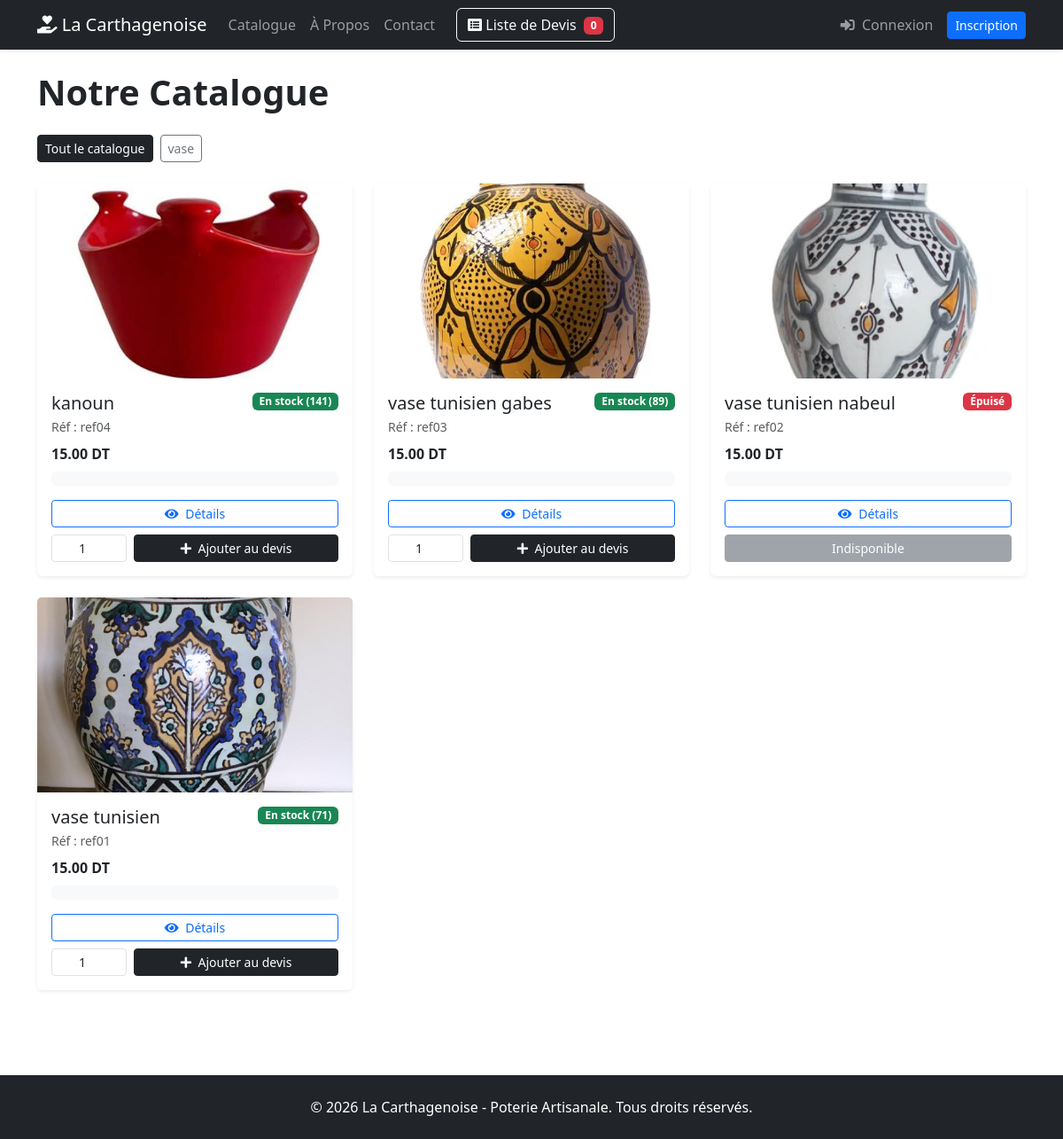
Before: / with the older database file.
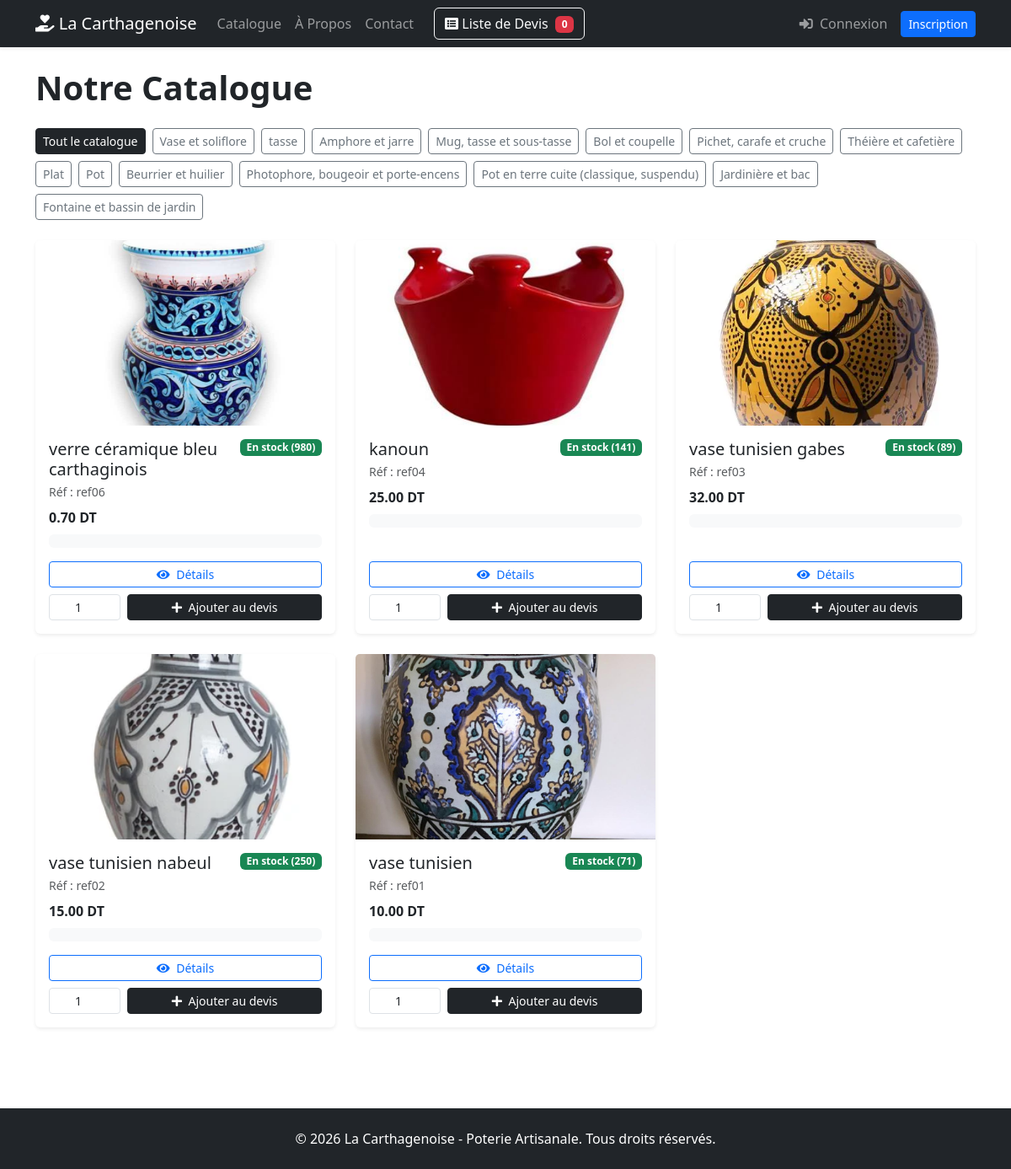
After: the same page with the newer database file.
### catalogue/models.py (models this page shows, shortened)
class Categorie(models.Model):
    nom = models.CharField(max_length=100)
    slug = models.SlugField(unique=True, max_length=100, blank=True)

class Produit(models.Model):
    categorie = models.ForeignKey(
        Categorie,
        on_delete=models.CASCADE,
        related_name='produits',
        verbose_name="Catégorie",
    )
    reference = models.CharField(max_length=50, unique=True, verbose_name="Référence")
    nom = models.CharField(max_length=200, verbose_name="Nom du produit")
    description = models.TextField(verbose_name="Description")
    prix = models.DecimalField(
        max_digits=10,
        decimal_places=2,
        null=True,
        blank=True,
        verbose_name="Prix unitaire",
    )
    image = models.ImageField(
        upload_to='produits/',
        null=True,
        blank=True,
        verbose_name="Image",
    )
    quantite_totale = models.PositiveIntegerField(
        default=0, verbose_name="Quantité totale"
    )
    quantite_vendue = models.PositiveIntegerField(
        default=0, verbose_name="Quantité vendue"
    )
    quantite_annulee = models.PositiveIntegerField(
        default=0, verbose_name="Quantité annulée"
    )
    disponible = models.BooleanField(default=True, verbose_name="Disponible")
    date_creation = models.DateTimeField(auto_now_add=True)
    class Meta:
        verbose_name = "Produit"
        verbose_name_plural = "Produits"
        ordering = ['-date_creation']
    @property
    def quantite_restante(self):
        totale = self.quantite_totale or 0
        vendue = self.quantite_vendue or 0
        return max(totale - vendue, 0)

### catalogue/views.py (the view)
# urls.py: path('', views.ProduitListView.as_view(), name='liste_produits'),
class ProduitListView(ListView):
    model = Produit
    template_name = 'catalogue/liste_produits.html'
    context_object_name = 'produits'
    def get_queryset(self):
        queryset = super().get_queryset().filter(disponible=True)
        slug = self.kwargs.get('slug')
        if slug:
            categorie = get_object_or_404(Categorie, slug=slug)
            queryset = queryset.filter(categorie=categorie)
        return queryset
    def get_context_data(self, **kwargs):
        context = super().get_context_data(**kwargs)
        context['categories'] = Categorie.objects.all()
        return context

### devis/templatetags/devis_extras.py (called while the page is built)
@register.simple_tag(takes_context=True)
def devis_count(context):
    request = context['request']
    devis_panier = request.session.get(DEVIS_SESSION_KEY)
    if devis_panier:
        return len(devis_panier)
    return 0

### catalogue/templates/catalogue/liste_produits.html (shortened to what this page needs)
{% extends 'base.html' %}
{% block content %}
  <div class="d-flex flex-wrap justify-content-between align-items-center gap-2 mb-4">
    <h1 class="fw-bold mb-0">Notre Catalogue</h1>
  </div>
  {% if categories %}
    <div class="mb-4 d-flex flex-wrap gap-2">
      <a href="{% url 'catalogue:liste_produits' %}" class="btn btn-sm {% if not request.resolver_match.kwargs.slug %}btn-dark{% else %}btn-outline-dark{% endif %}">
        Tout le catalogue
      </a>
      {% for cat in categories %}
        <a href="{% url 'catalogue:liste_par_categorie' slug=cat.slug %}"
           class="btn btn-sm {% if request.resolver_match.kwargs.slug == cat.slug %}btn-dark{% else %}btn-outline-secondary{% endif %}">
          {{ cat.nom }}
        </a>
      {% endfor %}
    </div>
  {% endif %}
  <div class="row">
    {% for produit in produits %}
      <div class="col-md-4 mb-4">
        <div class="card h-100 shadow-sm border-0">
          <a href="{% url 'catalogue:detail_produit' pk=produit.pk %}">
            {% if produit.image %}
              <img src="{{ produit.image.url }}" class="card-img-top" alt="{{ produit.nom }}" style="height: 220px; object-fit: cover;" />
            {% else %}
              <div class="bg-light d-flex align-items-center justify-content-center text-muted" style="height: 220px;">
                <i class="fas fa-image fa-2x"></i>
              </div>
            {% endif %}
          </a>
          <div class="card-body d-flex flex-column">
            <div class="d-flex justify-content-between align-items-start gap-2 mb-1">
              <h5 class="card-title mb-0">{{ produit.nom }}</h5>
              {% if produit.disponible and produit.quantite_restante > 0 %}
                <span class="badge bg-success text-nowrap">En stock ({{ produit.quantite_restante }})</span>
              {% else %}
                <span class="badge bg-danger text-nowrap">Épuisé</span>
              {% endif %}
            </div>
            <p class="card-text text-muted small mb-2">Réf : {{ produit.reference }}</p>
            {% if produit.prix %}
              <p class="fw-bold text-dark mb-2">{{ produit.prix }} DT</p>
            {% endif %}
            <div class="bg-light rounded p-2 mb-3 small">
            </div>
            <div class="mt-auto">
              <div class="d-flex gap-2 mb-2">
                <a href="{% url 'catalogue:detail_produit' pk=produit.pk %}" class="btn btn-sm btn-outline-primary flex-grow-1">
                  <i class="fas fa-eye me-1"></i> Détails
                </a>
              </div>
              {% if produit.disponible and produit.quantite_restante > 0 %}
                <form method="post" action="{% url 'devis:add_to_devis' produit.pk %}" class="d-flex gap-2">
                  <input
                    type="number"
                    name="quantite_demander"
                    value="1"
                    min="1"
                    max="{{ produit.quantite_restante }}"
                    class="form-control form-control-sm text-center"
                    style="max-width: 85px;"
                    aria-label="Quantité demandée"
                    required
                  />
                  <button type="submit" class="btn btn-sm btn-dark flex-grow-1">
                    <i class="fas fa-plus me-1"></i> Ajouter au devis
                  </button>
                </form>
              {% else %}
                <button type="button" class="btn btn-sm btn-secondary w-100" disabled>
                  Indisponible
                </button>
              {% endif %}
            </div>
          </div>
        </div>
      </div>
    {% empty %}
      <div class="col-12">
        <div class="alert alert-info text-center">Aucun produit disponible.</div>
      </div>
    {% endfor %}
  </div>
{% endblock %}

### templates/base.html (shortened to what this page needs)
{% load static %}
<!DOCTYPE html>
<html lang="fr">
  <head>
    <link href="https://cdn.jsdelivr.net/npm/bootstrap@5.3.3/dist/css/bootstrap.min.css" rel="stylesheet">
    <link rel="stylesheet" href="https://cdnjs.cloudflare.com/ajax/libs/font-awesome/5.15.4/css/all.min.css">
  </head>
  <body class="d-flex flex-column min-vh-100">
    {% include 'includes/navbar.html' %}
    <main class="container my-4 flex-grow-1">
      {% block content %}
      {% endblock %}
    </main>
    {% include 'includes/footer.html' %}
  </body>
</html>

### templates/includes/navbar.html (shortened to what this page needs)
{% load devis_extras %}
<header>
  <nav class="navbar navbar-expand-lg navbar-dark bg-dark shadow-sm">
    <div class="container">
      <a class="navbar-brand" href="{% url 'catalogue:liste_produits' %}">
        <i class="fas fa-hand-holding-heart"></i> La Carthagenoise
      </a>
      <div class="collapse navbar-collapse" id="navbarNav">
        <ul class="navbar-nav mb-2 mb-lg-0">
          <li class="nav-item">
            <a class="nav-link" href="{% url 'catalogue:liste_produits' %}">Catalogue</a>
          </li>
          <li class="nav-item">
            <a class="nav-link" href="{% url 'pages:a_propos' %}">À Propos</a>
          </li>
          <li class="nav-item">
            <a class="nav-link" href="{% url 'pages:contact' %}">Contact</a>
          </li>
        </ul>
        <div class="d-flex align-items-center my-2 my-lg-0 ms-lg-3">
          <a href="{% url 'devis:view_devis' %}" class="btn btn-outline-light text-nowrap">
            <i class="fas fa-list-alt"></i> Liste de Devis
            <span class="badge bg-danger ms-1">{% devis_count %}</span>
          </a>
        </div>
        <div class="d-flex align-items-center flex-wrap gap-2 ms-lg-auto">
          <ul class="navbar-nav align-items-lg-center">
            {% if user.is_authenticated %}
              <li class="nav-item dropdown">
                <button class="btn btn-dark dropdown-toggle text-white fw-bold border-0 bg-transparent text-nowrap" type="button" id="userDropdown" data-bs-toggle="dropdown" aria-expanded="false">
                  <i class="fas fa-user-circle me-1"></i> {{ user.get_full_name|default:user.username }}
                </button>
                <ul class="dropdown-menu dropdown-menu-end shadow" aria-labelledby="userDropdown">
                  <li>
                    <a class="dropdown-item" href="{% url 'utilisateur:profil' %}">
                      <i class="fas fa-id-card me-1"></i> Mon Profil
                    </a>
                  </li>
                  {% if user.is_staff %}
                    <li><hr class="dropdown-divider"></li>
                    <li>
                      <a class="dropdown-item fw-bold text-primary" href="{% url 'devis:gestion_commandes' %}">
                        <i class="fas fa-tasks me-1"></i> Gestion des Commandes
                      </a>
                    </li>
                    <li>
                      <a class="dropdown-item fw-bold text-success" href="{% url 'catalogue:admin_produits' %}">
                        <i class="fas fa-boxes me-1"></i> Gestion des Articles
                      </a>
                    </li>
                    <li>
                      <a class="dropdown-item fw-bold text-info" href="{% url 'utilisateur:admin_utilisateurs' %}">
                        <i class="fas fa-users-cog me-1"></i> Gestion des Utilisateurs
                      </a>
                    </li>
                  {% endif %}
                  <li><hr class="dropdown-divider"></li>
                  <li>
                    <form method="post" action="{% url 'utilisateur:logout' %}" class="m-0">
                      {% csrf_token %}
                      <button type="submit" class="dropdown-item text-danger">
                        <i class="fas fa-sign-out-alt me-1"></i> Déconnexion
                      </button>
                    </form>
                  </li>
                </ul>
              </li>
            {% else %}
              <li class="nav-item">
                <a class="nav-link text-nowrap" href="{% url 'utilisateur:login' %}">
                  <i class="fas fa-sign-in-alt me-1"></i> Connexion
                </a>
              </li>
              <li class="nav-item">
                <a class="btn btn-primary btn-sm ms-lg-2 mt-1 mt-lg-0 text-nowrap" href="{% url 'utilisateur:inscription' %}">
                  Inscription
                </a>
              </li>
            {% endif %}
          </ul>
        </div>
      </div>
    </div>
  </nav>
</header>

### templates/includes/footer.html
<footer class="bg-dark text-white text-center py-4 mt-5">
  <div class="container">
    <p class="mb-0">© 2026 La Carthagenoise - Poterie Artisanale. Tous droits réservés.</p>
  </div>
</footer>

Changed rows visible on the page:
changed Categorie: nom "vase" → "Vase et soliflore"
added Categorie: nom "tasse"
added Categorie: nom "Amphore et jarre"
added Categorie: nom "Mug, tasse et sous-tasse"
added Categorie: nom "Bol et coupelle"
added Categorie: nom "Pichet, carafe et cruche"
added Categorie: nom "Théière et cafetière"
added Categorie: nom "Plat"
added Categorie: nom "Pot"
added Categorie: nom "Beurrier et huilier"
added Categorie: nom "Photophore, bougeoir et porte-encens"
added Categorie: nom "Pot en terre cuite (classique, suspendu)"
added Categorie: nom "Jardinière et bac"
added Categorie: nom "Fontaine et bassin de jardin"
added Produit: image (picture), nom "verre céramique bleu carthaginois", quantite_restante "980", reference "ref06", prix "0.70"
changed Produit "kanoun": prix "15.00" → "25.00"
changed Produit "vase tunisien gabes": prix "15.00" → "32.00"
changed Produit "vase tunisien nabeul": quantite_restante (not shown) → "250"; quantite_demander (not shown) → "1"; quantite_totale "Épuisé Indisponible" → "En stock ( ) Ajouter au devis"
changed Produit "vase tunisien": prix "15.00" → "10.00"
